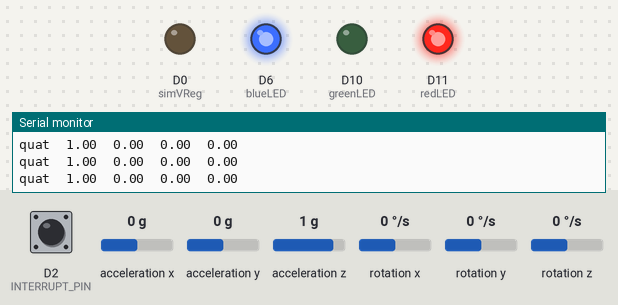
Bench run of a sketch on a simulated Arduino MKR. On the bench: output pins drawn as LEDs (lit = HIGH), the last lines printed to the serial monitor. Inputs (shaded band) come from the test bench; at power-on: acceleration x 0 g, D2 (INTERRUPT_PIN) LOW, acceleration y 0 g, acceleration z 1 g, rotation x 0 °/s, rotation y 0 °/s, rotation z 0 °/s. Uploads are accepted with an empty reply; the sensor or clock chip raises its interrupt line as the real part does.

Above: at 30.3 s.
30.4 s: acceleration x set to -0.4 g
At 32.9 s:
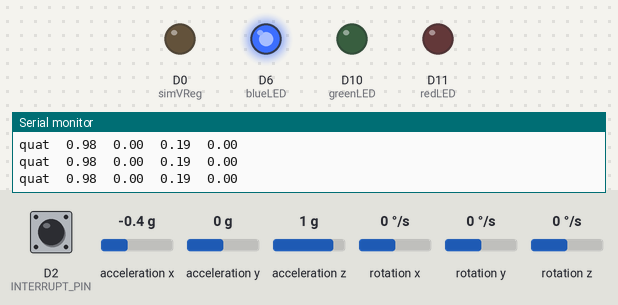
33.8 s: acceleration x set to 0 g
At 42.0 s:
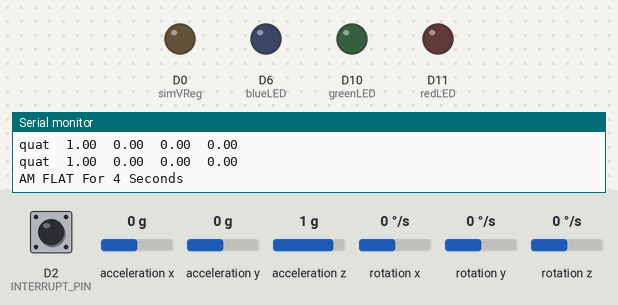
50.7 s: acceleration x set to -1.4 g
At 53.4 s:
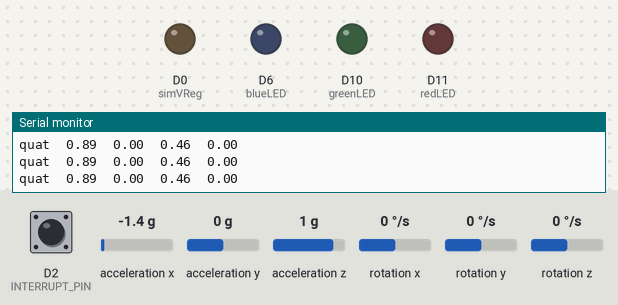
Timing chart, 0 to 54.9 s (numbered marks = the images above; inputs shaded):
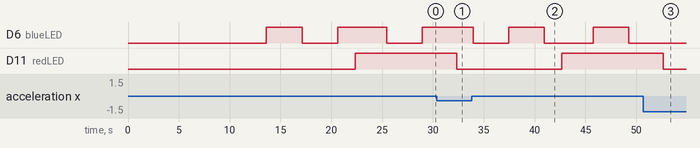

Measured:
- the behaviour switches between -0.2 and -0.3 g on acceleration x (found by bisection; images 0 and 1)
- after the input at 30.4 s, D6 (blueLED): stays HIGH (without the input it goes to LOW after 2.1 s)
- after the input at 33.8 s, D6 (blueLED): goes LOW 3.5 s, HIGH 3.5 s, LOW 4.8 s, HIGH 3.5 s, then LOW, starting after 0.16 s; D11 (redLED): LOW → HIGH after 8.9 s
- after the input at 50.7 s, D6 (blueLED): stays LOW (without the input it goes to HIGH after 2.1 s)

The sketch:

arduino_smart_stick_code.ino
```cpp
//#include "Ticker.h"
#include <SoftwareSerial.h>
#include <string.h>
#include <ArduinoHttpClient.h>
#define TINY_GSM_MODEM_SIM800

//------------------------------------------------------------
#include "I2Cdev.h"
#include "MPU6050_6Axis_MotionApps20.h"
#if I2CDEV_IMPLEMENTATION == I2CDEV_ARDUINO_WIRE
#include "Wire.h"
#endif
MPU6050 mpu;
#define TINY_GSM_MODEM_SIM800
// Increase RX buffer if needed
// quaternion components in a [w, x, y, z] format (not best for parsing
// on a remote host such as Processing or something though)
#define OUTPUT_READABLE_QUATERNION
#define INTERRUPT_PIN 2  // use pin 2 on Arduino Uno & most boards
bool blinkState = false;
// MPU control/status vars
bool dmpReady = false;  // set true if DMP init was successful
uint8_t mpuIntStatus;   // holds actual interrupt status byte from MPU
uint8_t devStatus;      // return status after each device operation (0 = success, !0 = error)
uint16_t packetSize;    // expected DMP packet size (default is 42 bytes)
uint16_t fifoCount;     // count of all bytes currently in FIFO
uint8_t fifoBuffer[64]; // FIFO storage buffer
// orientation/motion vars
Quaternion q;           // [w, x, y, z]         quaternion container
VectorInt16 aa;         // [x, y, z]            accel sensor measurements
VectorInt16 aaReal;     // [x, y, z]            gravity-free accel sensor measurements
VectorInt16 aaWorld;    // [x, y, z]            world-frame accel sensor measurements
VectorFloat gravity;    // [x, y, z]            gravity vector
unsigned long currentMillis = 0;
unsigned int ival = 3000;
unsigned int timeOut = 6000; //this means roughly 6 second window :)
bool startTimer = false;

//-------------------------------------------------------------

SoftwareSerial mySerial(9, 8); // RX, TX

//Multiplexer setting
const int muxSig3 = 13;
const int muxSig2 = 12;
const int muxSig1 = 7; //
const int trig = A0; //ultrasonic trigger pin
const int muxPin = A1;

//LED lights
const int redLED = 11;
const int greenLED = 10;
const int blueLED = 6;

//global variable
int whichSensor = 0; // there are 4 sensore vaid values are 1 to 4
int distance = 0;
const int arduinoButton = 1; //on physical pin 3

// Variables will change:
int ledState = HIGH;         // the current state of the output pin
int buttonState;             // the current reading from the input pin
int lastButtonState = LOW;   // the previous reading from the input pin
unsigned long lastDebounceTime = 0;  // the last time the output pin was toggled
unsigned long debounceDelay = 50;    // the debounce time; increase if the output flickers

// Geo Location Variable
String message;
String latitude = "0";
String longitude = "0";
String currentTime = "0";
String statusx = "1";
String Date = "0";
String Time = "0";
String distancesql = "33";
String heartRate = "80";
//----------------------tinyGSM-------------------------
// Select your modem:
#define TINY_GSM_MODEM_SIM800

// Set serial for debug console (to the Serial Monitor, speed 115200)
#define SerialMon Serial

SoftwareSerial SerialAT(5, 4); // RX, TX
//#define DUMP_AT_COMMANDS
#define TINY_GSM_DEBUG SerialMon

//sim moudule setting
const int simVReg = 0;
String contactNumber1 = "07410124124";
String contactNumber2 = "";

// Your GPRS credentials
// Leave empty, if missing user or pass
const char apn[]  = "giffgaff.com";
const char user[] = "giffgaff";
const char pass[] = "";

// Server details
String server = "smart-stick.co.uk";
String resource = "";
const int  port = 80;
unsigned long lastPostCount = 0; //closes connect after 10 seconds
unsigned long postInterval = 10000; //10 seconds
bool sqlUpdated = false;
#include <TinyGsmClient.h>

TinyGsm modem(SerialAT);
TinyGsmClient client(modem);
HttpClient http(client, server, port);


void setup() {
  mySerial.begin(115200);
  // Set console baud rate
  SerialMon.begin(115200);
  delay(10);
  // Set GSM module baud rate
  TinyGsmAutoBaud(SerialAT);

  pinMode(muxSig3, OUTPUT);
  pinMode(muxSig2, OUTPUT);
  pinMode(muxSig1, OUTPUT);
  pinMode(redLED, OUTPUT);
  pinMode(greenLED, OUTPUT);
  pinMode(blueLED, OUTPUT);
  pinMode(trig, OUTPUT);
  pinMode(muxPin, INPUT);
  pinMode(simVReg, OUTPUT);
  //pinMode(arduinoButton, INPUT);

  //digitalWrite(simVReg, HIGH); //enables the sim module by deafult.
  //sim800lSetUp();
  delay(5000);
  connectGPRS(); // start the internet
  delay(5000);
  //  sendSQL.start();
  //  closeSQL.start();
  MPUsetup();
}

// MAIN LOOP
unsigned long previousupdate = 0;

//bool noInternet = true;
unsigned long currentT = 0;
int intervalCheck = 500;
void loop() {
    simModuleChecks();
  if ((millis() - currentT) > intervalCheck) {
    currentT = millis();
    while ((millis() - currentT) < 100) {
      MPUloop();
    }
    checkFlat();
  }
}


//code takes a string and separates it based on a given
//character and returns The item between the separating character
String getValue(String data, char separator, int index)
{
  int found = 0;
  int strIndex[] = { 0, -1 };
  int maxIndex = data.length() - 1;

  for (int i = 0; i <= maxIndex && found <= index; i++) {
    if (data.charAt(i) == separator || i == maxIndex) {
      found++;
      strIndex[0] = strIndex[1] + 1;
      strIndex[1] = (i == maxIndex) ? i + 1 : i;
    }
  }
  return found > index ? data.substring(strIndex[0], strIndex[1]) : "";
}
// sim functionality here
void simModuleChecks() {
  if ((millis() - lastPostCount) > postInterval && sqlUpdated == true) {
    http.stop();
    digitalWrite(redLED, LOW);
    sqlUpdated = false;
  }

}
//this function checks if theres http connection already if so then closes , then get gps location, send sms, and update sql
void sendSMSUpdateSQL() {
  simModuleChecks();
  message = getGPSLocation();
  longitude = getValue(message, ',', 1);
  latitude = getValue(message, ',', 2);
  Date = getValue(message, ',', 3);
  Time = getValue(message, ',', 4);
  sendSMS("Longitude: " + longitude + " Latitude: " + latitude + " Date/Time: " + Date + Time + " Heart Rate: " + heartRate); //gets gps location
  delay(1000);
  updateSQL();
}

//make a call
bool makeCall(String number) {
  if (modem.isNetworkConnected()) {
    return modem.callNumber(number);
  }
  else {
    return false;
  }
}

//send sms
bool sendSMS(String message) {
  //String imei = modem.getIMEI();
  if (modem.isNetworkConnected()) {
    return modem.sendSMS(contactNumber1, message);
  }
  else {
    return false;
  }
}

bool connectGPRS() {
  if (isNetwork()) { //if connected to network connect to internet.
    if (!modem.isGprsConnected()) { // if gprs is not connected then connect else return
      if (modem.gprsConnect(apn, user, pass)) {
        delay(3000);
        return true;
      }
      return true;
    }
    else if (modem.isGprsConnected()) { //if already connected to internet
      return true;
    }
  }
  else {
    return false;
  }
}

String getGPSLocation() {
  if (connectGPRS()) {
    return modem.getGsmLocation();
  }
  else {
    return"error";
  }
}

void updateSQL() {
  resource = "/update.php?TIME=" + Time + "&DATE=" + Date + "&DISTANCE=" + distancesql + "&HEARTRATE=" + heartRate + "&LATITUDE=" + latitude + "&LONGITUDE=" + longitude + "&STATUS=" + statusx;
  http.get(resource);
  delay(500);
  lastPostCount = millis(); // saves the timer at that moment
  sqlUpdated = true;
  digitalWrite(redLED, HIGH);
}

bool isNetwork() {
  return modem.isNetworkConnected();
}

int signalQulity() {
  return modem.getSignalQuality();

}

void ultrasonicProgram() {
  readSensor(0, 0, 0, trig); // pin 1 of mux
  takeAction('1');
    readSensor(1, 0, 0, trig); // pin 2 of mux
    takeAction('2');
    readSensor(0, 1, 0, trig); // pin 3 of mux
    takeAction('3');
    readSensor(1, 1, 0, trig); // pin 4 of mux
    takeAction('4');
  digitalWrite(redLED, LOW);
  //digitalWrite(greenLED, HIGH);
  //digitalWrite(blueLED, HIGH);
}

void sendESP(char val) {
  mySerial.write(val);
  mySerial.flush();
}

boolean readSensor(int s1, int s2, int s3, int trig) {
  // set deMux channel
  digitalWrite(muxSig1, s1);
  digitalWrite(muxSig2, s2);
  digitalWrite(muxSig3, s3);

  digitalWrite(trig, LOW);
  delayMicroseconds(2);
  digitalWrite(trig, HIGH);
  delayMicroseconds(10);
  digitalWrite(trig, LOW);

  int long duration = pulseIn(muxPin, HIGH, 8000);
  distance = duration * 0.034 / 2;
  delay(1);

}

void takeAction(char whichSensor) {
  if (distance < 30  && distance > 0) {
    sendESP(whichSensor);
    digitalWrite(redLED, HIGH);
    delay(5);
  }
}


volatile bool mpuInterrupt = false;     // indicates whether MPU interrupt pin has gone high
void dmpDataReady() {
  mpuInterrupt = true;
}

void timerSetUp() {
  if (!startTimer) {
    currentMillis = millis();
    startTimer = true;
  }
}

void MPUsetup() {
  // join I2C bus (I2Cdev library doesn't do this automatically)
#if I2CDEV_IMPLEMENTATION == I2CDEV_ARDUINO_WIRE
  Wire.begin();
  // Wire.setClock(1000); // 400kHz I2C clock. Comment this line if having compilation difficulties
#elif I2CDEV_IMPLEMENTATION == I2CDEV_BUILTIN_FASTWIRE
  Fastwire::setup(400, true);
#endif

  // initialize device
  SerialMon.println(F("Initializing I2C devices..."));
  mpu.initialize();
  pinMode(INTERRUPT_PIN, INPUT);

  // verify connection
  SerialMon.println(F("Testing device connections..."));
  SerialMon.println(mpu.testConnection() ? F("MPU6050 connection successful") : F("MPU6050 connection failed"));

  // load and configure the DMP
  SerialMon.println(F("Initializing DMP..."));
  devStatus = mpu.dmpInitialize();

  // supply your own gyro offsets here, scaled for min sensitivity
  mpu.setXGyroOffset(220);
  mpu.setYGyroOffset(76);
  mpu.setZGyroOffset(-85);
  mpu.setZAccelOffset(1788); // 1688 factory default for my test chip

  // make sure it worked (returns 0 if so)
  if (devStatus == 0) {
    // turn on the DMP, now that it's ready
    SerialMon.println(F("Enabling DMP..."));
    mpu.setDMPEnabled(true);

    // enable Arduino interrupt detection
    SerialMon.println(F("Enabling interrupt detection (Arduino external interrupt 0)..."));
    attachInterrupt(digitalPinToInterrupt(INTERRUPT_PIN), dmpDataReady, RISING);
    mpuIntStatus = mpu.getIntStatus();

    // set our DMP Ready flag so the main loop() function knows it's okay to use it
    SerialMon.println(F("DMP ready! Waiting for first interrupt..."));
    dmpReady = true;

    // get expected DMP packet size for later comparison
    packetSize = mpu.dmpGetFIFOPacketSize();
  } else {
    // ERROR!
    // 1 = initial memory load failed
    // 2 = DMP configuration updates failed
    // (if it's going to break, usually the code will be 1)
    SerialMon.print(F("DMP Initialization failed (code "));
    SerialMon.print(devStatus);
    SerialMon.println(F(")"));
  }
}

void MPUloop() {
  // if programming failed, don't try to do anything
  if (!dmpReady) return;


  // reset interrupt flag and get INT_STATUS byte
  mpuInterrupt = false;
  mpuIntStatus = mpu.getIntStatus();

  // get current FIFO count
  fifoCount = mpu.getFIFOCount();

  // check for overflow (this should never happen unless our code is too inefficient)
  if ((mpuIntStatus & 0x10) || fifoCount == 1024) {
    // reset so we can continue cleanly
    mpu.resetFIFO();
    Serial.println(F("FIFO overflow!"));

    // otherwise, check for DMP data ready interrupt (this should happen frequently)
  } else if (mpuIntStatus & 0x02) {
    // wait for correct available data length, should be a VERY short wait
    while (fifoCount < packetSize) fifoCount = mpu.getFIFOCount();

    // read a packet from FIFO
    mpu.getFIFOBytes(fifoBuffer, packetSize);

    // track FIFO count here in case there is > 1 packet available
    // (this lets us immediately read more without waiting for an interrupt)
    fifoCount -= packetSize;

    // display quaternion values in easy matrix form: w x y z
    mpu.dmpGetQuaternion(&q, fifoBuffer);
    Serial.print("quat\t");
    Serial.print(q.w);
    Serial.print("\t");
    Serial.print(q.x);
    Serial.print("\t");
    Serial.print(q.y);
    Serial.print("\t");
    Serial.println(q.z);
  }
}
void checkFlat() {
  if (q.x < 0.1 && q.x > -0.1 && q.y < 0.1 && q.y > -0.1) {
    //startTimer = true; //by deafult its false;
    //Serial.println("XD");

    if (startTimer == false) {
      timerSetUp();
    }
    if (startTimer && 0.1 && q.x > -0.1 && q.y < 0.1 && q.y > -0.1 && (millis() - currentMillis) > ival && (millis() - currentMillis) < timeOut) {
      Serial.println("AM FLAT For 4 Seconds");
      startTimer = false;
      digitalWrite(blueLED, !digitalRead(blueLED));
      if ((millis() - previousupdate) > 20000) {
        previousupdate =  millis();
        sendSMSUpdateSQL();
      }
    }
    if ((millis() - currentMillis) > timeOut) {
      startTimer = false;
    }
  }
}
```
